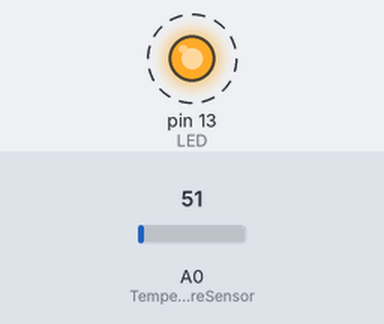
The sketch below on a simulated Arduino Uno, built with avr-gcc and run on an emulated ATmega328P. Parts: output pins drawn as LEDs (lit = HIGH). Dashed ring = blinking. The test bench sets the inputs (shaded band); at power-on: A0 (TemperatureSensor) = 51.

Above: at 0.87 s.
1.3 s: A0 (TemperatureSensor) set to 71
At 2.6 s:
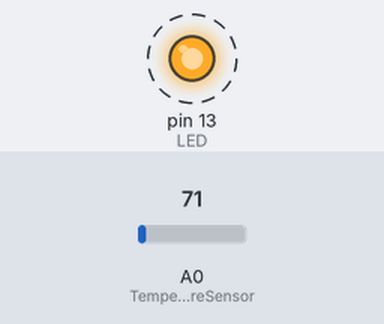
4.3 s: A0 (TemperatureSensor) set to 61
At 4.87 s:
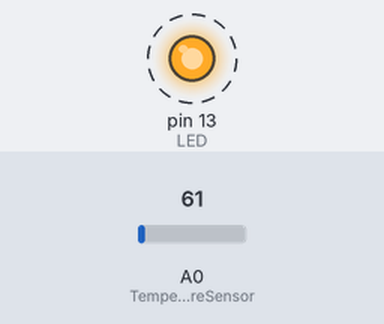
Timing chart, 0 to 13.3 s (numbered marks = the images above; inputs shaded):
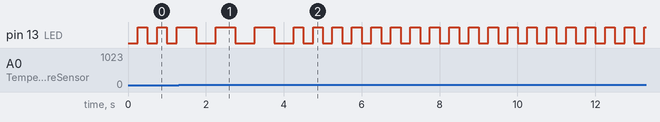

The sketch:

mperature_Sensor_Interface_with_Arduino_UNO-_Timer_Interrupt.ino
```cpp
/*************************************************************
A systematic approach to set a timer of 250ms and change the
behaviour of LED according to the values from LM35

Author: Ancy Augustin
**************************************************************/

#define TemperatureSensor (A0)
#define LED (13)
bool LED_STATE = true;
float TempinCelcius=0;
int counter=0;

void setup() {
  pinMode(LED, OUTPUT);                                 //Set the LED to be OUTPUT and Sensor to be INPUT
  pinMode(TemperatureSensor,INPUT);

  cli();                                                // Disable interrupts

  /* TCCR1A register is for controlling PWM mode. Disable PWM mode
  * on pins 9 and 10 by setting all bits in TCCR1A to 0. This step
  * is to avoid interference with the timer interrupt */

  TCCR1A = 0;
  TCCR1B = 0;

  /* Configure Timer 1 for interrupts with a prescaler of 256.
     TCCR1B register is used to set the prescaler value. The first
     3 bits (CS10, CS11, CS12(clock select)) define the prescaler
     value. To set the prescaler to 256, we need to set CS12 bit
     to 1 and CS11 and CS10 bits to 0 */

  TCCR1B |= (1 << CS12);                                // set the prescaler value to 256

  TIMSK1 |= (1 << OCIE1A);                              // Enable timer interrupt for compare and match mode

  /* Calculate and set value to compare register A for desired interrupt frequency
   * System clock: 16 MHz
   * Prescaler: 256
   * Timer 1 frequency: 16 MHz / 256 = 62.5 KHz
   * Pulse time: 1 / 62.5 KHz = 16 us
   * Count up to: 250 ms / 16 us = 15625
  */

  OCR1A = 15625;                                      //Set value (250ms) to compare register A
  sei();                                              //Enable the interrupts

}

void loop()
{
      //Do Nothing
}

/* Function to read the Temperature value */
float checkTemperature(void){
  float Temp_AnalogVal=0;
  float Voltage=0,Temp_C=0;

  Temp_AnalogVal = analogRead(TemperatureSensor);	        // Read Sensor Value
  Voltage = (Temp_AnalogVal * (5000.0 / 1024.0));	 // Convert analog value to equivalent voltage
  Temp_C = (Voltage/10);                          // Convert Voltage into Temperature in degree Celsius
  return Temp_C;

}

/*Function to toggle the LED state */
void Toggle_LED(void){
  LED_STATE = !LED_STATE;                       //Invert LED state
  digitalWrite(LED,LED_STATE);                 //Write new state to the LED
}

ISR(TIMER1_COMPA_vect)                          // Enters the ISR for every 250 ms
{
  counter++;                                   // Increments counter to keep track of time intervals
  TCNT1  = 0;                                 //Reset the timer for next interrupt
  TempinCelcius=checkTemperature();          //Obtain the current temperature
  if(TempinCelcius<30)
  {
  counter=0;                                  //Resets the counter and toggle LED once for 250 ms
  Toggle_LED();
  }

  else if(TempinCelcius>30)
  {
    if(counter%2==0)                        //Checks if the count is even to ensure, the time attained 500 ms
    {
      Toggle_LED();                         // Toggle the LED
    }
    else {/*Do nothing*/}                   //LED Toggles in the next iteration
  }
}
```

Measured:
- after the input at 1.3 s, pin 13 (LED): alternates HIGH for 0.50 s and LOW for 0.50 s, starting after 0.45 s
- after the input at 4.3 s, pin 13 (LED): alternates HIGH for 0.25 s and LOW for 0.25 s, starting after 0.20 s
- by itself, pin 13 (LED): alternates HIGH for 0.25 s and LOW for 0.25 s
